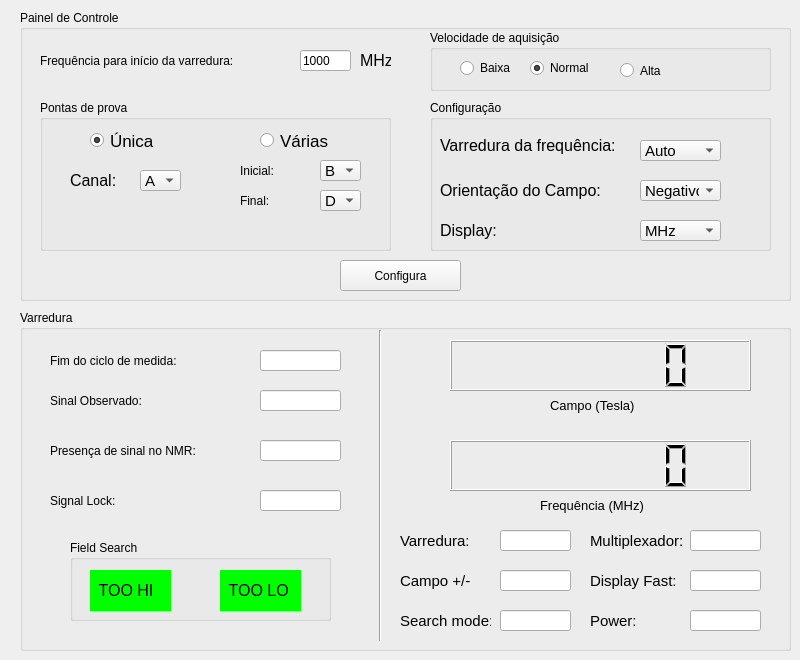
    <widget class="QWidget" name="tab_Aquisicao">
     <attribute name="icon">
      <iconset>
       <normaloff>../../../bobinona/imagens/regua.png</normaloff>../../../bobinona/imagens/regua.png</iconset>
     </attribute>
     <attribute name="title">
      <string>Aquisição</string>
     </attribute>
     <widget class="QGroupBox" name="groupBox_5">
      <property name="geometry">
       <rect>
        <x>20</x>
        <y>10</y>
        <width>771</width>
        <height>291</height>
       </rect>
      </property>
      <property name="font">
       <font>
        <weight>50</weight>
        <bold>false</bold>
       </font>
      </property>
      <property name="title">
       <string>Painel de Controle</string>
      </property>
      <widget class="QLabel" name="label_8">
       <property name="geometry">
        <rect>
         <x>20</x>
         <y>40</y>
         <width>261</width>
         <height>21</height>
        </rect>
       </property>
       <property name="text">
        <string>Frequência para início da varredura:</string>
       </property>
      </widget>
      <widget class="QLineEdit" name="freq_sweep">
       <property name="geometry">
        <rect>
         <x>280</x>
         <y>40</y>
         <width>51</width>
         <height>21</height>
        </rect>
       </property>
       <property name="text">
        <string>1000</string>
       </property>
      </widget>
      <widget class="QLabel" name="label_18">
       <property name="geometry">
        <rect>
         <x>340</x>
         <y>40</y>
         <width>31</width>
         <height>21</height>
        </rect>
       </property>
       <property name="font">
        <font>
         <pointsize>12</pointsize>
        </font>
       </property>
       <property name="text">
        <string>MHz</string>
       </property>
      </widget>
      <widget class="QPushButton" name="pb_configura">
       <property name="geometry">
        <rect>
         <x>320</x>
         <y>250</y>
         <width>121</width>
         <height>31</height>
        </rect>
       </property>
       <property name="text">
        <string>Configura</string>
       </property>
       <property name="icon">
        <iconset>
         <normaloff>../../../bobinona/imagens/engine.png</normaloff>../../../bobinona/imagens/engine.png</iconset>
       </property>
       <property name="iconSize">
        <size>
         <width>23</width>
         <height>23</height>
        </size>
       </property>
      </widget>
      <widget class="QGroupBox" name="groupBox_6">
       <property name="geometry">
        <rect>
         <x>410</x>
         <y>20</y>
         <width>341</width>
         <height>61</height>
        </rect>
       </property>
       <property name="title">
        <string>Velocidade de aquisição</string>
       </property>
       <widget class="QRadioButton" name="rb_High">
        <property name="geometry">
         <rect>
          <x>190</x>
          <y>30</y>
          <width>71</width>
          <height>21</height>
         </rect>
        </property>
        <property name="text">
         <string>Alta</string>
        </property>
       </widget>
       <widget class="QRadioButton" name="rb_Low">
        <property name="geometry">
         <rect>
          <x>30</x>
          <y>30</y>
          <width>71</width>
          <height>16</height>
         </rect>
        </property>
        <property name="text">
         <string>Baixa</string>
        </property>
       </widget>
       <widget class="QRadioButton" name="rb_Normal">
        <property name="geometry">
         <rect>
          <x>100</x>
          <y>30</y>
          <width>71</width>
          <height>16</height>
         </rect>
        </property>
        <property name="text">
         <string>Normal </string>
        </property>
        <property name="checked">
         <bool>true</bool>
        </property>
       </widget>
      </widget>
      <widget class="QGroupBox" name="groupBox_9">
       <property name="geometry">
        <rect>
         <x>20</x>
         <y>90</y>
         <width>351</width>
         <height>151</height>
        </rect>
       </property>
       <property name="title">
        <string>Pontas de prova</string>
       </property>
       <widget class="QComboBox" name="cb_Channel_fim">
        <property name="geometry">
         <rect>
          <x>280</x>
          <y>90</y>
          <width>41</width>
          <height>21</height>
         </rect>
        </property>
        <property name="font">
         <font>
          <pointsize>11</pointsize>
         </font>
        </property>
        <property name="toolTip">
         <string>&lt;!DOCTYPE HTML PUBLIC &quot;-//W3C//DTD HTML 4.0//EN&quot; &quot;http://www.w3.org/TR/REC-html40/strict.dtd&quot;&gt;
&lt;html&gt;&lt;head&gt;&lt;meta name=&quot;qrichtext&quot; content=&quot;1&quot; /&gt;&lt;style type=&quot;text/css&quot;&gt;
p, li { white-space: pre-wrap; }
&lt;/style&gt;&lt;/head&gt;&lt;body style=&quot; font-family:'MS Shell Dlg 2'; font-size:11pt; font-weight:400; font-style:normal;&quot;&gt;
&lt;p style=&quot; margin-top:0px; margin-bottom:0px; margin-left:0px; margin-right:0px; -qt-block-indent:0; text-indent:0px;&quot;&gt;&lt;span style=&quot; font-size:10pt;&quot;&gt;Seleciona o canal do Multiplexador&lt;/span&gt;&lt;/p&gt;&lt;/body&gt;&lt;/html&gt;</string>
        </property>
        <property name="currentIndex">
         <number>3</number>
        </property>
        <item>
         <property name="text">
          <string>A</string>
         </property>
        </item>
        <item>
         <property name="text">
          <string>B</string>
         </property>
        </item>
        <item>
         <property name="text">
          <string>C</string>
         </property>
        </item>
        <item>
         <property name="text">
          <string>D</string>
         </property>
        </item>
        <item>
         <property name="text">
          <string>E</string>
         </property>
        </item>
        <item>
         <property name="text">
          <string>F</string>
         </property>
        </item>
        <item>
         <property name="text">
          <string>G</string>
         </property>
        </item>
        <item>
         <property name="text">
          <string>H</string>
         </property>
        </item>
       </widget>
       <widget class="QLabel" name="label_17">
        <property name="geometry">
         <rect>
          <x>200</x>
          <y>90</y>
          <width>51</width>
          <height>21</height>
         </rect>
        </property>
        <property name="text">
         <string>Final:</string>
        </property>
       </widget>
       <widget class="QLabel" name="label_13">
        <property name="geometry">
         <rect>
          <x>30</x>
          <y>70</y>
          <width>61</width>
          <height>21</height>
         </rect>
        </property>
        <property name="font">
         <font>
          <pointsize>12</pointsize>
         </font>
        </property>
        <property name="text">
         <string>Canal:</string>
        </property>
       </widget>
       <widget class="QLabel" name="label_14">
        <property name="geometry">
         <rect>
          <x>200</x>
          <y>60</y>
          <width>61</width>
          <height>21</height>
         </rect>
        </property>
        <property name="text">
         <string>Inicial:</string>
        </property>
       </widget>
       <widget class="QComboBox" name="cb_Channel_2">
        <property name="geometry">
         <rect>
          <x>100</x>
          <y>70</y>
          <width>41</width>
          <height>21</height>
         </rect>
        </property>
        <property name="font">
         <font>
          <pointsize>11</pointsize>
         </font>
        </property>
        <property name="toolTip">
         <string>&lt;!DOCTYPE HTML PUBLIC &quot;-//W3C//DTD HTML 4.0//EN&quot; &quot;http://www.w3.org/TR/REC-html40/strict.dtd&quot;&gt;
&lt;html&gt;&lt;head&gt;&lt;meta name=&quot;qrichtext&quot; content=&quot;1&quot; /&gt;&lt;style type=&quot;text/css&quot;&gt;
p, li { white-space: pre-wrap; }
&lt;/style&gt;&lt;/head&gt;&lt;body style=&quot; font-family:'MS Shell Dlg 2'; font-size:11pt; font-weight:400; font-style:normal;&quot;&gt;
&lt;p style=&quot; margin-top:0px; margin-bottom:0px; margin-left:0px; margin-right:0px; -qt-block-indent:0; text-indent:0px;&quot;&gt;&lt;span style=&quot; font-size:10pt;&quot;&gt;Seleciona o canal do Multiplexador&lt;/span&gt;&lt;/p&gt;&lt;/body&gt;&lt;/html&gt;</string>
        </property>
        <property name="currentIndex">
         <number>0</number>
        </property>
        <item>
         <property name="text">
          <string>A</string>
         </property>
        </item>
        <item>
         <property name="text">
          <string>B</string>
         </property>
        </item>
        <item>
         <property name="text">
          <string>C</string>
         </property>
        </item>
        <item>
         <property name="text">
          <string>D</string>
         </property>
        </item>
        <item>
         <property name="text">
          <string>E</string>
         </property>
        </item>
        <item>
         <property name="text">
          <string>F</string>
         </property>
        </item>
        <item>
         <property name="text">
          <string>G</string>
         </property>
        </item>
        <item>
         <property name="text">
          <string>H</string>
         </property>
        </item>
       </widget>
       <widget class="QComboBox" name="cb_Channel_ini">
        <property name="geometry">
         <rect>
          <x>280</x>
          <y>60</y>
          <width>41</width>
          <height>21</height>
         </rect>
        </property>
        <property name="font">
         <font>
          <pointsize>11</pointsize>
         </font>
        </property>
        <property name="toolTip">
         <string>&lt;!DOCTYPE HTML PUBLIC &quot;-//W3C//DTD HTML 4.0//EN&quot; &quot;http://www.w3.org/TR/REC-html40/strict.dtd&quot;&gt;
&lt;html&gt;&lt;head&gt;&lt;meta name=&quot;qrichtext&quot; content=&quot;1&quot; /&gt;&lt;style type=&quot;text/css&quot;&gt;
p, li { white-space: pre-wrap; }
&lt;/style&gt;&lt;/head&gt;&lt;body style=&quot; font-family:'MS Shell Dlg 2'; font-size:11pt; font-weight:400; font-style:normal;&quot;&gt;
&lt;p style=&quot; margin-top:0px; margin-bottom:0px; margin-left:0px; margin-right:0px; -qt-block-indent:0; text-indent:0px;&quot;&gt;&lt;span style=&quot; font-size:10pt;&quot;&gt;Seleciona o canal do Multiplexador&lt;/span&gt;&lt;/p&gt;&lt;/body&gt;&lt;/html&gt;</string>
        </property>
        <property name="currentIndex">
         <number>1</number>
        </property>
        <item>
         <property name="text">
          <string>A</string>
         </property>
        </item>
        <item>
         <property name="text">
          <string>B</string>
         </property>
        </item>
        <item>
         <property name="text">
          <string>C</string>
         </property>
        </item>
        <item>
         <property name="text">
          <string>D</string>
         </property>
        </item>
        <item>
         <property name="text">
          <string>E</string>
         </property>
        </item>
        <item>
         <property name="text">
          <string>F</string>
         </property>
        </item>
        <item>
         <property name="text">
          <string>G</string>
         </property>
        </item>
        <item>
         <property name="text">
          <string>H</string>
         </property>
        </item>
       </widget>
       <widget class="QRadioButton" name="rb_sgl_probe">
        <property name="geometry">
         <rect>
          <x>50</x>
          <y>30</y>
          <width>91</width>
          <height>21</height>
         </rect>
        </property>
        <property name="font">
         <font>
          <pointsize>13</pointsize>
          <weight>50</weight>
          <bold>false</bold>
         </font>
        </property>
        <property name="text">
         <string>Única</string>
        </property>
        <property name="checked">
         <bool>true</bool>
        </property>
       </widget>
       <widget class="QRadioButton" name="rb_svr_probe">
        <property name="geometry">
         <rect>
          <x>220</x>
          <y>30</y>
          <width>81</width>
          <height>21</height>
         </rect>
        </property>
        <property name="font">
         <font>
          <pointsize>13</pointsize>
          <weight>50</weight>
          <bold>false</bold>
         </font>
        </property>
        <property name="text">
         <string>Várias</string>
        </property>
       </widget>
      </widget>
      <widget class="QGroupBox" name="groupBox_2">
       <property name="geometry">
        <rect>
         <x>410</x>
         <y>90</y>
         <width>341</width>
         <height>151</height>
        </rect>
       </property>
       <property name="title">
        <string>Configuração</string>
       </property>
       <widget class="QLabel" name="label_5">
        <property name="geometry">
         <rect>
          <x>10</x>
          <y>30</y>
          <width>181</width>
          <height>31</height>
         </rect>
        </property>
        <property name="font">
         <font>
          <pointsize>12</pointsize>
         </font>
        </property>
        <property name="toolTip">
         <string>&lt;!DOCTYPE HTML PUBLIC &quot;-//W3C//DTD HTML 4.0//EN&quot; &quot;http://www.w3.org/TR/REC-html40/strict.dtd&quot;&gt;
&lt;html&gt;&lt;head&gt;&lt;meta name=&quot;qrichtext&quot; content=&quot;1&quot; /&gt;&lt;style type=&quot;text/css&quot;&gt;
p, li { white-space: pre-wrap; }
&lt;/style&gt;&lt;/head&gt;&lt;body style=&quot; font-family:'MS Shell Dlg 2'; font-size:11pt; font-weight:400; font-style:normal;&quot;&gt;
&lt;p style=&quot; margin-top:0px; margin-bottom:0px; margin-left:0px; margin-right:0px; -qt-block-indent:0; text-indent:0px;&quot;&gt;Aqui escolhe-se qual será o tipo de varredura da frequência. No modo Automático, o PT-2025 varre a radio frequencia sobre todo o rande do potenciômetro de ajuste fino (FINE). O que representa uma variação de +/- 5% da frequência atual selecionada no potênciometro de ajuste grosso (COARSE).&lt;/p&gt;&lt;/body&gt;&lt;/html&gt;</string>
        </property>
        <property name="whatsThis">
         <string>&lt;!DOCTYPE HTML PUBLIC &quot;-//W3C//DTD HTML 4.0//EN&quot; &quot;http://www.w3.org/TR/REC-html40/strict.dtd&quot;&gt;
&lt;html&gt;&lt;head&gt;&lt;meta name=&quot;qrichtext&quot; content=&quot;1&quot; /&gt;&lt;style type=&quot;text/css&quot;&gt;
p, li { white-space: pre-wrap; }
&lt;/style&gt;&lt;/head&gt;&lt;body style=&quot; font-family:'MS Shell Dlg 2'; font-size:11pt; font-weight:400; font-style:normal;&quot;&gt;
&lt;p style=&quot; margin-top:0px; margin-bottom:0px; margin-left:0px; margin-right:0px; -qt-block-indent:0; text-indent:0px;&quot;&gt;Aqui escolhe-se qual será o tipo de varredura da frequência. No modo Automático, o PT-2025 varre a radio frequencia sobre todo o rande do potenciômetro de ajuste fino (FINE). O que representa uma variação de +/- 5% da frequência atual selecionada no potênciometro de ajuste grosso (COARSE).&lt;/p&gt;&lt;/body&gt;&lt;/html&gt;</string>
        </property>
        <property name="text">
         <string>Varredura da frequência:</string>
        </property>
       </widget>
       <widget class="QComboBox" name="cb_Aquisition">
        <property name="geometry">
         <rect>
          <x>210</x>
          <y>40</y>
          <width>81</width>
          <height>21</height>
         </rect>
        </property>
        <property name="font">
         <font>
          <pointsize>11</pointsize>
         </font>
        </property>
        <property name="toolTip">
         <string>&lt;!DOCTYPE HTML PUBLIC &quot;-//W3C//DTD HTML 4.0//EN&quot; &quot;http://www.w3.org/TR/REC-html40/strict.dtd&quot;&gt;
&lt;html&gt;&lt;head&gt;&lt;meta name=&quot;qrichtext&quot; content=&quot;1&quot; /&gt;&lt;style type=&quot;text/css&quot;&gt;
p, li { white-space: pre-wrap; }
&lt;/style&gt;&lt;/head&gt;&lt;body style=&quot; font-family:'MS Shell Dlg 2'; font-size:11pt; font-weight:400; font-style:normal;&quot;&gt;
&lt;p align=&quot;justify&quot; style=&quot; margin-top:0px; margin-bottom:0px; margin-left:0px; margin-right:0px; -qt-block-indent:0; text-indent:0px;&quot;&gt;&lt;span style=&quot; font-size:10pt;&quot;&gt;Aqui escolhe-se qual será o tipo de varredura da frequência. No modo Automático, o PT-2025 varre a rádio frequência sobre todo o range do potenciômetro de ajuste fino (FINE) que permanece desabilitado no modo Automático. Isso representa uma variação de +/- 5% da frequência atual selecionada pelo potênciometro de ajuste grosso (COARSE). &lt;/span&gt;&lt;/p&gt;
&lt;p align=&quot;justify&quot; style=&quot; margin-top:0px; margin-bottom:0px; margin-left:0px; margin-right:0px; -qt-block-indent:0; text-indent:0px;&quot;&gt;&lt;span style=&quot; font-size:10pt;&quot;&gt;No modo Manual, este ajuste é feito manualmente tomando como referência os leds TOO LO indicando que o ajuste grosso de frequência está abaixo do valor esperado e TOO HI para valores acima.&lt;/span&gt;&lt;/p&gt;&lt;/body&gt;&lt;/html&gt;</string>
        </property>
        <property name="currentIndex">
         <number>1</number>
        </property>
        <item>
         <property name="text">
          <string>Manual</string>
         </property>
        </item>
        <item>
         <property name="text">
          <string>Auto</string>
         </property>
        </item>
       </widget>
       <widget class="QComboBox" name="cb_FieldSense">
        <property name="geometry">
         <rect>
          <x>210</x>
          <y>80</y>
          <width>81</width>
          <height>21</height>
         </rect>
        </property>
        <property name="font">
         <font>
          <pointsize>11</pointsize>
         </font>
        </property>
        <property name="toolTip">
         <string>&lt;!DOCTYPE HTML PUBLIC &quot;-//W3C//DTD HTML 4.0//EN&quot; &quot;http://www.w3.org/TR/REC-html40/strict.dtd&quot;&gt;
&lt;html&gt;&lt;head&gt;&lt;meta name=&quot;qrichtext&quot; content=&quot;1&quot; /&gt;&lt;style type=&quot;text/css&quot;&gt;
p, li { white-space: pre-wrap; }
&lt;/style&gt;&lt;/head&gt;&lt;body style=&quot; font-family:'MS Shell Dlg 2'; font-size:11pt; font-weight:400; font-style:normal;&quot;&gt;
&lt;p style=&quot; margin-top:0px; margin-bottom:0px; margin-left:0px; margin-right:0px; -qt-block-indent:0; text-indent:0px;&quot;&gt;&lt;span style=&quot; font-size:10pt;&quot;&gt;Determine a sensibilidade do campo a ser medido com relação à orientação da sonda.&lt;/span&gt;&lt;/p&gt;&lt;/body&gt;&lt;/html&gt;</string>
        </property>
        <property name="currentIndex">
         <number>0</number>
        </property>
        <item>
         <property name="text">
          <string>Negativo</string>
         </property>
        </item>
        <item>
         <property name="text">
          <string>Positivo</string>
         </property>
        </item>
       </widget>
       <widget class="QLabel" name="label_6">
        <property name="geometry">
         <rect>
          <x>10</x>
          <y>80</y>
          <width>171</width>
          <height>21</height>
         </rect>
        </property>
        <property name="font">
         <font>
          <pointsize>12</pointsize>
         </font>
        </property>
        <property name="text">
         <string>Orientação do Campo:</string>
        </property>
       </widget>
       <widget class="QLabel" name="label_7">
        <property name="geometry">
         <rect>
          <x>10</x>
          <y>120</y>
          <width>71</width>
          <height>21</height>
         </rect>
        </property>
        <property name="font">
         <font>
          <pointsize>12</pointsize>
         </font>
        </property>
        <property name="text">
         <string>Display:</string>
        </property>
       </widget>
       <widget class="QComboBox" name="cb_Display">
        <property name="geometry">
         <rect>
          <x>210</x>
          <y>120</y>
          <width>81</width>
          <height>21</height>
         </rect>
        </property>
        <property name="font">
         <font>
          <pointsize>11</pointsize>
         </font>
        </property>
        <property name="toolTip">
         <string>&lt;!DOCTYPE HTML PUBLIC &quot;-//W3C//DTD HTML 4.0//EN&quot; &quot;http://www.w3.org/TR/REC-html40/strict.dtd&quot;&gt;
&lt;html&gt;&lt;head&gt;&lt;meta name=&quot;qrichtext&quot; content=&quot;1&quot; /&gt;&lt;style type=&quot;text/css&quot;&gt;
p, li { white-space: pre-wrap; }
&lt;/style&gt;&lt;/head&gt;&lt;body style=&quot; font-family:'MS Shell Dlg 2'; font-size:11pt; font-weight:400; font-style:normal;&quot;&gt;
&lt;p style=&quot; margin-top:0px; margin-bottom:0px; margin-left:0px; margin-right:0px; -qt-block-indent:0; text-indent:0px;&quot;&gt;&lt;span style=&quot; font-size:10pt;&quot;&gt;Determina se o valor mostrado no display será dado em Tesla (valor do campo) ou em MHz (valor da frequência setada).&lt;/span&gt;&lt;/p&gt;&lt;/body&gt;&lt;/html&gt;</string>
        </property>
        <item>
         <property name="text">
          <string>MHz</string>
         </property>
        </item>
        <item>
         <property name="text">
          <string>Tesla</string>
         </property>
        </item>
       </widget>
      </widget>
     </widget>
     <widget class="QGroupBox" name="groupBox_7">
      <property name="geometry">
       <rect>
        <x>20</x>
        <y>310</y>
        <width>771</width>
        <height>341</height>
       </rect>
      </property>
      <property name="title">
       <string>Varredura</string>
      </property>
      <widget class="QLineEdit" name="signalseen_2">
       <property name="geometry">
        <rect>
         <x>240</x>
         <y>180</y>
         <width>81</width>
         <height>21</height>
        </rect>
       </property>
      </widget>
      <widget class="QLabel" name="label_20">
       <property name="geometry">
        <rect>
         <x>30</x>
         <y>180</y>
         <width>91</width>
         <height>21</height>
        </rect>
       </property>
       <property name="text">
        <string>Signal Lock:</string>
       </property>
      </widget>
      <widget class="QLineEdit" name="dataready">
       <property name="geometry">
        <rect>
         <x>240</x>
         <y>40</y>
         <width>81</width>
         <height>21</height>
        </rect>
       </property>
      </widget>
      <widget class="QLabel" name="label_15">
       <property name="geometry">
        <rect>
         <x>30</x>
         <y>40</y>
         <width>181</width>
         <height>21</height>
        </rect>
       </property>
       <property name="text">
        <string>Fim do ciclo de medida:</string>
       </property>
      </widget>
      <widget class="QLabel" name="label_16">
       <property name="geometry">
        <rect>
         <x>30</x>
         <y>80</y>
         <width>141</width>
         <height>21</height>
        </rect>
       </property>
       <property name="text">
        <string>Sinal Observado:</string>
       </property>
      </widget>
      <widget class="QLineEdit" name="signalseen">
       <property name="geometry">
        <rect>
         <x>240</x>
         <y>80</y>
         <width>81</width>
         <height>21</height>
        </rect>
       </property>
      </widget>
      <widget class="QGroupBox" name="groupBox_8">
       <property name="geometry">
        <rect>
         <x>50</x>
         <y>230</y>
         <width>261</width>
         <height>81</height>
        </rect>
       </property>
       <property name="title">
        <string>Field Search</string>
       </property>
       <widget class="QLabel" name="tooloRed">
        <property name="geometry">
         <rect>
          <x>150</x>
          <y>30</y>
          <width>81</width>
          <height>41</height>
         </rect>
        </property>
        <property name="font">
         <font>
          <pointsize>12</pointsize>
         </font>
        </property>
        <property name="styleSheet">
         <string notr="true">background-color: rgb(255, 0, 0);</string>
        </property>
        <property name="text">
         <string>  TOO LO</string>
        </property>
       </widget>
       <widget class="QLabel" name="tooloGreen">
        <property name="geometry">
         <rect>
          <x>150</x>
          <y>30</y>
          <width>81</width>
          <height>41</height>
         </rect>
        </property>
        <property name="font">
         <font>
          <pointsize>12</pointsize>
         </font>
        </property>
        <property name="styleSheet">
         <string notr="true">background-color: rgb(255, 0, 0);
background-color: rgb(0, 255, 0);</string>
        </property>
        <property name="text">
         <string>  TOO LO</string>
        </property>
       </widget>
       <widget class="QLabel" name="toohiRed">
        <property name="geometry">
         <rect>
          <x>20</x>
          <y>30</y>
          <width>81</width>
          <height>41</height>
         </rect>
        </property>
        <property name="font">
         <font>
          <pointsize>12</pointsize>
         </font>
        </property>
        <property name="styleSheet">
         <string notr="true">background-color: rgb(255, 0, 0);</string>
        </property>
        <property name="text">
         <string>  TOO HI</string>
        </property>
       </widget>
       <widget class="QLabel" name="toohiGreen">
        <property name="geometry">
         <rect>
          <x>20</x>
          <y>30</y>
          <width>81</width>
          <height>41</height>
         </rect>
        </property>
        <property name="font">
         <font>
          <pointsize>12</pointsize>
         </font>
        </property>
        <property name="styleSheet">
         <string notr="true">background-color: rgb(255, 0, 0);
background-color: rgb(0, 255, 0);</string>
        </property>
        <property name="text">
         <string>  TOO HI</string>
        </property>
       </widget>
      </widget>
      <widget class="QLineEdit" name="Signal_State">
       <property name="geometry">
        <rect>
         <x>240</x>
         <y>130</y>
         <width>81</width>
         <height>21</height>
        </rect>
       </property>
       <property name="text">
        <string/>
       </property>
      </widget>
      <widget class="QLabel" name="label_21">
       <property name="geometry">
        <rect>
         <x>30</x>
         <y>130</y>
         <width>191</width>
         <height>21</height>
        </rect>
       </property>
       <property name="text">
        <string>Presença de sinal no NMR:</string>
       </property>
      </widget>
      <widget class="QLCDNumber" name="lcd_Freq_2">
       <property name="geometry">
        <rect>
         <x>430</x>
         <y>130</y>
         <width>301</width>
         <height>51</height>
        </rect>
       </property>
       <property name="numDigits">
        <number>7</number>
       </property>
      </widget>
      <widget class="QLineEdit" name="power">
       <property name="geometry">
        <rect>
         <x>670</x>
         <y>300</y>
         <width>71</width>
         <height>21</height>
        </rect>
       </property>
      </widget>
      <widget class="QLineEdit" name="searchmd">
       <property name="geometry">
        <rect>
         <x>480</x>
         <y>300</y>
         <width>71</width>
         <height>21</height>
        </rect>
       </property>
      </widget>
      <widget class="QLabel" name="label_24">
       <property name="geometry">
        <rect>
         <x>380</x>
         <y>260</y>
         <width>81</width>
         <height>21</height>
        </rect>
       </property>
       <property name="font">
        <font>
         <pointsize>11</pointsize>
        </font>
       </property>
       <property name="text">
        <string>Campo +/-</string>
       </property>
      </widget>
      <widget class="QLabel" name="label_28">
       <property name="geometry">
        <rect>
         <x>570</x>
         <y>220</y>
         <width>101</width>
         <height>21</height>
        </rect>
       </property>
       <property name="font">
        <font>
         <pointsize>11</pointsize>
        </font>
       </property>
       <property name="text">
        <string>Multiplexador:</string>
       </property>
      </widget>
      <widget class="QLineEdit" name="multiplex">
       <property name="geometry">
        <rect>
         <x>670</x>
         <y>220</y>
         <width>71</width>
         <height>21</height>
        </rect>
       </property>
      </widget>
      <widget class="QLabel" name="label_29">
       <property name="geometry">
        <rect>
         <x>570</x>
         <y>260</y>
         <width>91</width>
         <height>21</height>
        </rect>
       </property>
       <property name="font">
        <font>
         <pointsize>11</pointsize>
        </font>
       </property>
       <property name="text">
        <string>Display Fast:</string>
       </property>
      </widget>
      <widget class="QLabel" name="label_25">
       <property name="geometry">
        <rect>
         <x>530</x>
         <y>80</y>
         <width>91</width>
         <height>31</height>
        </rect>
       </property>
       <property name="font">
        <font>
         <pointsize>10</pointsize>
        </font>
       </property>
       <property name="text">
        <string>Campo (Tesla)</string>
       </property>
      </widget>
      <widget class="QLabel" name="label_26">
       <property name="geometry">
        <rect>
         <x>520</x>
         <y>180</y>
         <width>111</width>
         <height>31</height>
        </rect>
       </property>
       <property name="font">
        <font>
         <pointsize>10</pointsize>
        </font>
       </property>
       <property name="text">
        <string>Frequência (MHz)</string>
       </property>
      </widget>
      <widget class="QLineEdit" name="fastRead">
       <property name="geometry">
        <rect>
         <x>670</x>
         <y>260</y>
         <width>71</width>
         <height>21</height>
        </rect>
       </property>
      </widget>
      <widget class="QLabel" name="label_30">
       <property name="geometry">
        <rect>
         <x>570</x>
         <y>300</y>
         <width>101</width>
         <height>21</height>
        </rect>
       </property>
       <property name="font">
        <font>
         <pointsize>11</pointsize>
        </font>
       </property>
       <property name="text">
        <string>Power:</string>
       </property>
      </widget>
      <widget class="QLCDNumber" name="lcd_Campo_2">
       <property name="geometry">
        <rect>
         <x>430</x>
         <y>30</y>
         <width>301</width>
         <height>51</height>
        </rect>
       </property>
       <property name="numDigits">
        <number>7</number>
       </property>
       <property name="digitCount">
        <number>7</number>
       </property>
      </widget>
      <widget class="QLineEdit" name="auto_manu">
       <property name="geometry">
        <rect>
         <x>480</x>
         <y>220</y>
         <width>71</width>
         <height>21</height>
        </rect>
       </property>
      </widget>
      <widget class="QLineEdit" name="Posit_Negat">
       <property name="geometry">
        <rect>
         <x>480</x>
         <y>260</y>
         <width>71</width>
         <height>21</height>
        </rect>
       </property>
      </widget>
      <widget class="QLabel" name="label_27">
       <property name="geometry">
        <rect>
         <x>380</x>
         <y>300</y>
         <width>91</width>
         <height>21</height>
        </rect>
       </property>
       <property name="font">
        <font>
         <pointsize>11</pointsize>
        </font>
       </property>
       <property name="text">
        <string>Search mode:</string>
       </property>
      </widget>
      <widget class="QLabel" name="label_23">
       <property name="geometry">
        <rect>
         <x>380</x>
         <y>220</y>
         <width>71</width>
         <height>21</height>
        </rect>
       </property>
       <property name="font">
        <font>
         <pointsize>11</pointsize>
        </font>
       </property>
       <property name="text">
        <string>Varredura:</string>
       </property>
      </widget>
      <widget class="Line" name="line">
       <property name="geometry">
        <rect>
         <x>350</x>
         <y>20</y>
         <width>20</width>
         <height>311</height>
        </rect>
       </property>
       <property name="orientation">
        <enum>Qt::Vertical</enum>
       </property>
      </widget>
     </widget>
    </widget>
